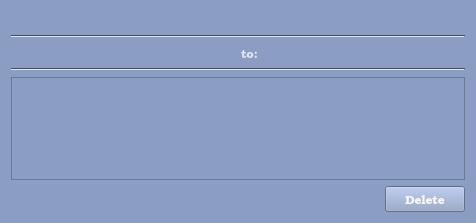
<?xml version="1.0" encoding="UTF-8"?>
<ui version="4.0">
 <class>Post</class>
 <widget class="QWidget" name="Post">
  <property name="geometry">
   <rect>
    <x>0</x>
    <y>0</y>
    <width>476</width>
    <height>223</height>
   </rect>
  </property>
  <property name="sizeIncrement">
   <size>
    <width>0</width>
    <height>0</height>
   </size>
  </property>
  <property name="palette">
   <palette>
    <active>
     <colorrole role="WindowText">
      <brush brushstyle="SolidPattern">
       <color alpha="255">
        <red>223</red>
        <green>227</green>
        <blue>238</blue>
       </color>
      </brush>
     </colorrole>
     <colorrole role="Button">
      <brush brushstyle="SolidPattern">
       <color alpha="255">
        <red>139</red>
        <green>157</green>
        <blue>195</blue>
       </color>
      </brush>
     </colorrole>
     <colorrole role="Light">
      <brush brushstyle="SolidPattern">
       <color alpha="255">
        <red>220</red>
        <green>231</green>
        <blue>255</blue>
       </color>
      </brush>
     </colorrole>
     <colorrole role="Midlight">
      <brush brushstyle="SolidPattern">
       <color alpha="255">
        <red>179</red>
        <green>194</green>
        <blue>225</blue>
       </color>
      </brush>
     </colorrole>
     <colorrole role="Dark">
      <brush brushstyle="SolidPattern">
       <color alpha="255">
        <red>69</red>
        <green>78</green>
        <blue>97</blue>
       </color>
      </brush>
     </colorrole>
     <colorrole role="Mid">
      <brush brushstyle="SolidPattern">
       <color alpha="255">
        <red>93</red>
        <green>105</green>
        <blue>130</blue>
       </color>
      </brush>
     </colorrole>
     <colorrole role="Text">
      <brush brushstyle="SolidPattern">
       <color alpha="255">
        <red>223</red>
        <green>227</green>
        <blue>238</blue>
       </color>
      </brush>
     </colorrole>
     <colorrole role="BrightText">
      <brush brushstyle="SolidPattern">
       <color alpha="255">
        <red>255</red>
        <green>255</green>
        <blue>255</blue>
       </color>
      </brush>
     </colorrole>
     <colorrole role="ButtonText">
      <brush brushstyle="SolidPattern">
       <color alpha="255">
        <red>247</red>
        <green>247</green>
        <blue>247</blue>
       </color>
      </brush>
     </colorrole>
     <colorrole role="Base">
      <brush brushstyle="SolidPattern">
       <color alpha="255">
        <red>139</red>
        <green>157</green>
        <blue>195</blue>
       </color>
      </brush>
     </colorrole>
     <colorrole role="Window">
      <brush brushstyle="SolidPattern">
       <color alpha="255">
        <red>139</red>
        <green>157</green>
        <blue>195</blue>
       </color>
      </brush>
     </colorrole>
     <colorrole role="Shadow">
      <brush brushstyle="SolidPattern">
       <color alpha="255">
        <red>0</red>
        <green>0</green>
        <blue>0</blue>
       </color>
      </brush>
     </colorrole>
     <colorrole role="AlternateBase">
      <brush brushstyle="SolidPattern">
       <color alpha="255">
        <red>197</red>
        <green>206</green>
        <blue>225</blue>
       </color>
      </brush>
     </colorrole>
     <colorrole role="ToolTipBase">
      <brush brushstyle="SolidPattern">
       <color alpha="255">
        <red>255</red>
        <green>255</green>
        <blue>220</blue>
       </color>
      </brush>
     </colorrole>
     <colorrole role="ToolTipText">
      <brush brushstyle="SolidPattern">
       <color alpha="255">
        <red>0</red>
        <green>0</green>
        <blue>0</blue>
       </color>
      </brush>
     </colorrole>
    </active>
    <inactive>
     <colorrole role="WindowText">
      <brush brushstyle="SolidPattern">
       <color alpha="255">
        <red>223</red>
        <green>227</green>
        <blue>238</blue>
       </color>
      </brush>
     </colorrole>
     <colorrole role="Button">
      <brush brushstyle="SolidPattern">
       <color alpha="255">
        <red>139</red>
        <green>157</green>
        <blue>195</blue>
       </color>
      </brush>
     </colorrole>
     <colorrole role="Light">
      <brush brushstyle="SolidPattern">
       <color alpha="255">
        <red>220</red>
        <green>231</green>
        <blue>255</blue>
       </color>
      </brush>
     </colorrole>
     <colorrole role="Midlight">
      <brush brushstyle="SolidPattern">
       <color alpha="255">
        <red>179</red>
        <green>194</green>
        <blue>225</blue>
       </color>
      </brush>
     </colorrole>
     <colorrole role="Dark">
      <brush brushstyle="SolidPattern">
       <color alpha="255">
        <red>69</red>
        <green>78</green>
        <blue>97</blue>
       </color>
      </brush>
     </colorrole>
     <colorrole role="Mid">
      <brush brushstyle="SolidPattern">
       <color alpha="255">
        <red>93</red>
        <green>105</green>
        <blue>130</blue>
       </color>
      </brush>
     </colorrole>
     <colorrole role="Text">
      <brush brushstyle="SolidPattern">
       <color alpha="255">
        <red>223</red>
        <green>227</green>
        <blue>238</blue>
       </color>
      </brush>
     </colorrole>
     <colorrole role="BrightText">
      <brush brushstyle="SolidPattern">
       <color alpha="255">
        <red>255</red>
        <green>255</green>
        <blue>255</blue>
       </color>
      </brush>
     </colorrole>
     <colorrole role="ButtonText">
      <brush brushstyle="SolidPattern">
       <color alpha="255">
        <red>247</red>
        <green>247</green>
        <blue>247</blue>
       </color>
      </brush>
     </colorrole>
     <colorrole role="Base">
      <brush brushstyle="SolidPattern">
       <color alpha="255">
        <red>139</red>
        <green>157</green>
        <blue>195</blue>
       </color>
      </brush>
     </colorrole>
     <colorrole role="Window">
      <brush brushstyle="SolidPattern">
       <color alpha="255">
        <red>139</red>
        <green>157</green>
        <blue>195</blue>
       </color>
      </brush>
     </colorrole>
     <colorrole role="Shadow">
      <brush brushstyle="SolidPattern">
       <color alpha="255">
        <red>0</red>
        <green>0</green>
        <blue>0</blue>
       </color>
      </brush>
     </colorrole>
     <colorrole role="AlternateBase">
      <brush brushstyle="SolidPattern">
       <color alpha="255">
        <red>197</red>
        <green>206</green>
        <blue>225</blue>
       </color>
      </brush>
     </colorrole>
     <colorrole role="ToolTipBase">
      <brush brushstyle="SolidPattern">
       <color alpha="255">
        <red>255</red>
        <green>255</green>
        <blue>220</blue>
       </color>
      </brush>
     </colorrole>
     <colorrole role="ToolTipText">
      <brush brushstyle="SolidPattern">
       <color alpha="255">
        <red>0</red>
        <green>0</green>
        <blue>0</blue>
       </color>
      </brush>
     </colorrole>
    </inactive>
    <disabled>
     <colorrole role="WindowText">
      <brush brushstyle="SolidPattern">
       <color alpha="255">
        <red>69</red>
        <green>78</green>
        <blue>97</blue>
       </color>
      </brush>
     </colorrole>
     <colorrole role="Button">
      <brush brushstyle="SolidPattern">
       <color alpha="255">
        <red>139</red>
        <green>157</green>
        <blue>195</blue>
       </color>
      </brush>
     </colorrole>
     <colorrole role="Light">
      <brush brushstyle="SolidPattern">
       <color alpha="255">
        <red>220</red>
        <green>231</green>
        <blue>255</blue>
       </color>
      </brush>
     </colorrole>
     <colorrole role="Midlight">
      <brush brushstyle="SolidPattern">
       <color alpha="255">
        <red>179</red>
        <green>194</green>
        <blue>225</blue>
       </color>
      </brush>
     </colorrole>
     <colorrole role="Dark">
      <brush brushstyle="SolidPattern">
       <color alpha="255">
        <red>69</red>
        <green>78</green>
        <blue>97</blue>
       </color>
      </brush>
     </colorrole>
     <colorrole role="Mid">
      <brush brushstyle="SolidPattern">
       <color alpha="255">
        <red>93</red>
        <green>105</green>
        <blue>130</blue>
       </color>
      </brush>
     </colorrole>
     <colorrole role="Text">
      <brush brushstyle="SolidPattern">
       <color alpha="255">
        <red>69</red>
        <green>78</green>
        <blue>97</blue>
       </color>
      </brush>
     </colorrole>
     <colorrole role="BrightText">
      <brush brushstyle="SolidPattern">
       <color alpha="255">
        <red>255</red>
        <green>255</green>
        <blue>255</blue>
       </color>
      </brush>
     </colorrole>
     <colorrole role="ButtonText">
      <brush brushstyle="SolidPattern">
       <color alpha="255">
        <red>69</red>
        <green>78</green>
        <blue>97</blue>
       </color>
      </brush>
     </colorrole>
     <colorrole role="Base">
      <brush brushstyle="SolidPattern">
       <color alpha="255">
        <red>139</red>
        <green>157</green>
        <blue>195</blue>
       </color>
      </brush>
     </colorrole>
     <colorrole role="Window">
      <brush brushstyle="SolidPattern">
       <color alpha="255">
        <red>139</red>
        <green>157</green>
        <blue>195</blue>
       </color>
      </brush>
     </colorrole>
     <colorrole role="Shadow">
      <brush brushstyle="SolidPattern">
       <color alpha="255">
        <red>0</red>
        <green>0</green>
        <blue>0</blue>
       </color>
      </brush>
     </colorrole>
     <colorrole role="AlternateBase">
      <brush brushstyle="SolidPattern">
       <color alpha="255">
        <red>139</red>
        <green>157</green>
        <blue>195</blue>
       </color>
      </brush>
     </colorrole>
     <colorrole role="ToolTipBase">
      <brush brushstyle="SolidPattern">
       <color alpha="255">
        <red>255</red>
        <green>255</green>
        <blue>220</blue>
       </color>
      </brush>
     </colorrole>
     <colorrole role="ToolTipText">
      <brush brushstyle="SolidPattern">
       <color alpha="255">
        <red>0</red>
        <green>0</green>
        <blue>0</blue>
       </color>
      </brush>
     </colorrole>
    </disabled>
   </palette>
  </property>
  <property name="font">
   <font>
    <family>TeX Gyre Bonum</family>
    <weight>75</weight>
    <bold>true</bold>
   </font>
  </property>
  <property name="windowTitle">
   <string>Form</string>
  </property>
  <property name="autoFillBackground">
   <bool>true</bool>
  </property>
  <layout class="QVBoxLayout" name="verticalLayout">
   <item>
    <widget class="QLabel" name="AuthorLabel">
     <property name="sizePolicy">
      <sizepolicy hsizetype="Fixed" vsizetype="Fixed">
       <horstretch>0</horstretch>
       <verstretch>0</verstretch>
      </sizepolicy>
     </property>
     <property name="text">
      <string/>
     </property>
     <property name="alignment">
      <set>Qt::AlignCenter</set>
     </property>
     <property name="wordWrap">
      <bool>true</bool>
     </property>
    </widget>
   </item>
   <item>
    <widget class="Line" name="line">
     <property name="orientation">
      <enum>Qt::Horizontal</enum>
     </property>
    </widget>
   </item>
   <item>
    <layout class="QHBoxLayout" name="horizontalLayout">
     <item>
      <widget class="QLabel" name="DateLabel">
       <property name="sizePolicy">
        <sizepolicy hsizetype="Preferred" vsizetype="Preferred">
         <horstretch>0</horstretch>
         <verstretch>0</verstretch>
        </sizepolicy>
       </property>
       <property name="text">
        <string/>
       </property>
      </widget>
     </item>
     <item>
      <widget class="QLabel" name="GroupLabel">
       <property name="text">
        <string>to:</string>
       </property>
      </widget>
     </item>
    </layout>
   </item>
   <item>
    <widget class="Line" name="line_2">
     <property name="orientation">
      <enum>Qt::Horizontal</enum>
     </property>
    </widget>
   </item>
   <item>
    <widget class="QTextEdit" name="ContentLabel">
     <property name="minimumSize">
      <size>
       <width>0</width>
       <height>0</height>
      </size>
     </property>
     <property name="palette">
      <palette>
       <active>
        <colorrole role="Base">
         <brush brushstyle="SolidPattern">
          <color alpha="255">
           <red>139</red>
           <green>157</green>
           <blue>195</blue>
          </color>
         </brush>
        </colorrole>
       </active>
       <inactive>
        <colorrole role="Base">
         <brush brushstyle="SolidPattern">
          <color alpha="255">
           <red>139</red>
           <green>157</green>
           <blue>195</blue>
          </color>
         </brush>
        </colorrole>
       </inactive>
       <disabled>
        <colorrole role="Base">
         <brush brushstyle="SolidPattern">
          <color alpha="255">
           <red>139</red>
           <green>157</green>
           <blue>195</blue>
          </color>
         </brush>
        </colorrole>
       </disabled>
      </palette>
     </property>
     <property name="readOnly">
      <bool>true</bool>
     </property>
    </widget>
   </item>
   <item>
    <layout class="QHBoxLayout" name="horizontalLayout_2">
     <item>
      <spacer name="horizontalSpacer">
       <property name="orientation">
        <enum>Qt::Horizontal</enum>
       </property>
       <property name="sizeHint" stdset="0">
        <size>
         <width>228</width>
         <height>20</height>
        </size>
       </property>
      </spacer>
     </item>
     <item>
      <widget class="QPushButton" name="deleteButton">
       <property name="text">
        <string>Delete</string>
       </property>
      </widget>
     </item>
    </layout>
   </item>
  </layout>
 </widget>
 <resources/>
 <connections/>
</ui>
